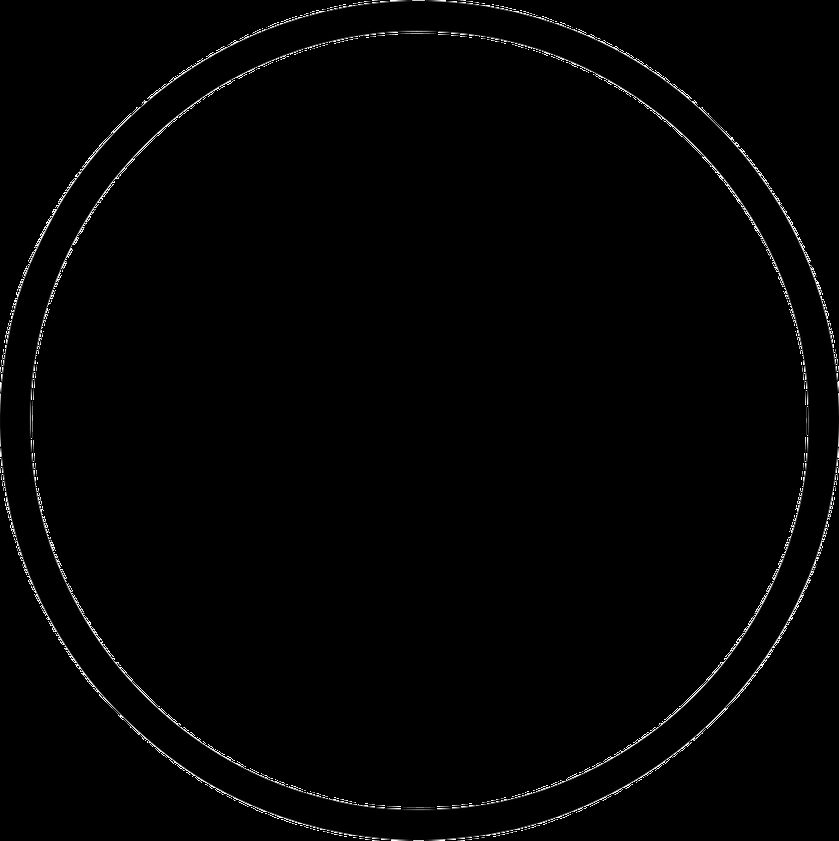
#> input picture computer_vision/shape_detection_opencv/model/images/train/c_1.png, 839 x 841 px, shrunk from 980 x 982 before the run; its folder holds only this picture in this run
$ python '4 - create annotations.py'
#> lines starting #> are read from the running program, lines starting #| are printed output that depends on the picture; after the words box and inside, x2 and y2 are one past the last pixel; in counts of white or black regions, pixels touching at a corner belong together
import cv2
import numpy as np
import os

def detect_and_create_annotations(image_path, output_dir, class_index=0):
    # Carregar a imagem
#> called with image_path = 'model/images/train/c_1.png', output_dir = 'model/annotations', class_index = 0
    img = cv2.imread(image_path)
#> img is the input picture: shape (841, 839, 3); min 0, max 255, mean 3
    gray = cv2.cvtColor(img, cv2.COLOR_BGR2GRAY)

    # Detecção de círculos com a Transformada de Hough
    circles = cv2.HoughCircles(
        gray,
        cv2.HOUGH_GRADIENT, dp=1.2, minDist=50,
        param1=50, param2=30, minRadius=20, maxRadius=50
    )
#> circles = None

    # Detecção de quadrados usando contornos
    squares = detect_squares(img)

    annotations_created = False

    # Verificar se círculos foram encontrados
    if circles is not None:
        circles = np.round(circles[0, :]).astype("int")

        # Criar o arquivo de anotação para círculos
        annotation_file = os.path.join(output_dir, os.path.basename(image_path).replace('.png', '.txt'))

        with open(annotation_file, 'w') as file:
            for (x, y, r) in circles:
                # Normalizar as coordenadas para o formato YOLO
                height, width, _ = img.shape
                x_center = x / width
                y_center = y / height
                circle_width = r * 2 / width  # largura da caixa (2 vezes o raio)
                circle_height = r * 2 / height  # altura da caixa (2 vezes o raio)

                # Salvar as anotações no formato YOLO (classe, x_center, y_center, width, height)
                file.write(f"{class_index} {x_center} {y_center} {circle_width} {circle_height}\n")

                # Desenhar o círculo na imagem
                cv2.circle(img, (x, y), r, (0, 255, 0), 4)

        annotations_created = True
        print(f"Anotações para círculos em {image_path} salvas em {annotation_file}")

    # Verificar se quadrados foram encontrados
    if squares:
        # Criar o arquivo de anotação para quadrados
        annotation_file = os.path.join(output_dir, os.path.basename(image_path).replace('.png', '.txt'))

        with open(annotation_file, 'a') as file:
            for (x, y, w, h) in squares:
                # Normalizar as coordenadas para o formato YOLO
                height, width, _ = img.shape
                x_center = (x + w / 2) / width
                y_center = (y + h / 2) / height
                box_width = w / width
                box_height = h / height

                # Salvar as anotações no formato YOLO (classe, x_center, y_center, width, height)
                file.write(f"1 {x_center} {y_center} {box_width} {box_height}\n")

                # Desenhar o quadrado na imagem
                cv2.rectangle(img, (x, y), (x + w, y + h), (255, 0, 0), 4)

        annotations_created = True
        print(f"Anotações para quadrados em {image_path} salvas em {annotation_file}")

    # Se nenhuma anotação for criada, retornar False
    if not annotations_created:
        print(f"Nenhum círculo ou quadrado encontrado na imagem {image_path}")

    # Mostrar a imagem com os círculos e quadrados desenhados
    cv2.imshow("Image with Annotations", img)
    cv2.waitKey(0)
    cv2.destroyAllWindows()

def detect_squares(img):
    """
    Detecta quadrados na imagem.
    Retorna uma lista de quadrados encontrados como (x, y, largura, altura).
    """
    squares = []
    # Converter para escala de cinza
    gray = cv2.cvtColor(img, cv2.COLOR_BGR2GRAY)

    # Aplicar o Canny para detecção de bordas
    edges = cv2.Canny(gray, 50, 150, apertureSize=3)
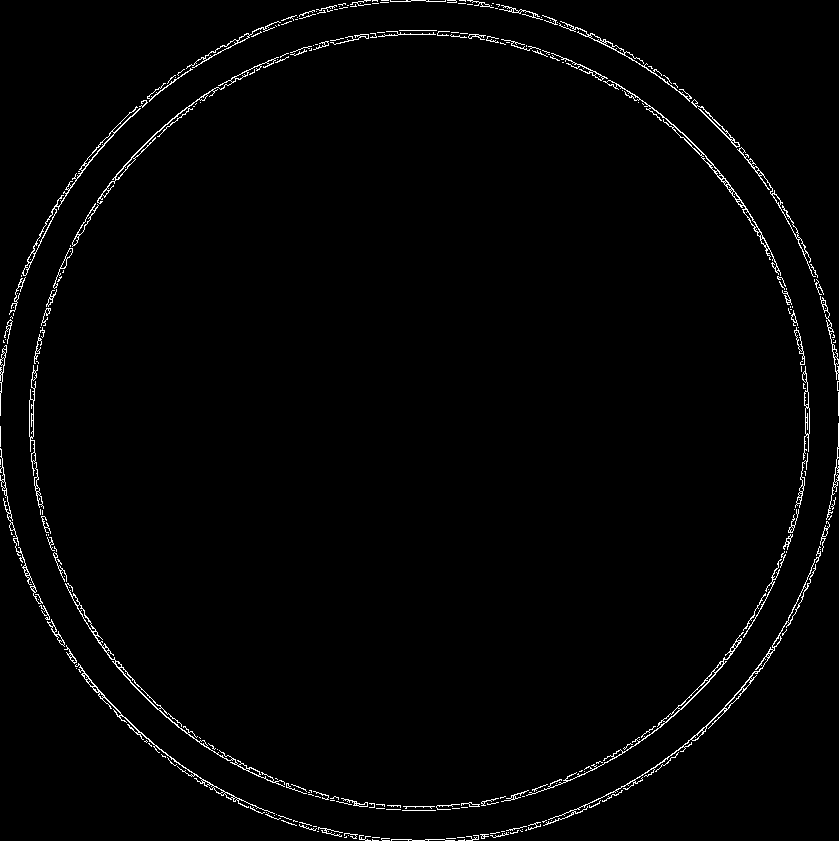
#> edges: shape (841, 839); 1.7% white in thin lines or dots

    # Encontrar os contornos
    contours, _ = cv2.findContours(edges, cv2.RETR_LIST, cv2.CHAIN_APPROX_SIMPLE)
#> contours = 514 contours, 400 with area under 20; largest, box (x1, y1, x2, y2) and area: (603, 80, 781, 276) 692, (65, 583, 285, 787) 636, (543, 546, 821, 826) 596, (22, 106, 141, 276) 540, (526, 632, 744, 796) 476

    for contour in contours:
        # Aproximar o contorno
        epsilon = 0.04 * cv2.arcLength(contour, True)
        approx = cv2.approxPolyDP(contour, epsilon, True)

        # Se o contorno tiver 4 lados e for um quadrado (ângulos próximos de 90 graus)
        if len(approx) == 4 and cv2.isContourConvex(approx):
            (x, y, w, h) = cv2.boundingRect(approx)
            aspect_ratio = w / h

            # Considera-se quadrado se a razão de aspecto for aproximadamente 1
            if 0.8 < aspect_ratio < 1.2:
                squares.append((x, y, w, h))
#> this loop made 514 passes
#> (epsilon, approx, x, y, w, h, aspect_ratio) on passes 10, 26, 40, 54: (0.226, [[482, 835], [483, 834], [484, 835], [483, 836]], 482, 834, 3, 3, 1), (0.226, [[325, 829], [326, 828], [327, 829], [326, 830]], 325, 828, 3, 3, 1), (0.226, [[571, 813], [572, 812], [573, 813], [572, 814]], 571, 812, 3, 3, 1), (0.226, [[354, 804], [355, 803], [356, 804], [355, 805]], 354, 803, 3, 3, 1)
#> (epsilon, x, y, w, h, aspect_ratio) on passes 61, 77, 79, 84, 88, 94: (0.226, 354, 801, 3, 3, 1), (0.942, 224, 792, 10, 7, 1.43), (0.533, 220, 791, 6, 5, 1.2), (1.06, 213, 786, 11, 8, 1.38), (0.226, 208, 783, 3, 3, 1), (0.226, 201, 779, 3, 3, 1)
#> after the loop, squares = 44 items, first 6: (482, 834, 3, 3), (325, 828, 3, 3), (571, 812, 3, 3), (354, 803, 3, 3), (354, 801, 3, 3), (208, 783, 3, 3)

    return squares

def process_images(input_dir, output_dir):
    # Inicializar contadores de círculos e quadrados
    circle_count = 0
    square_count = 0

    # Criar a pasta de saída se não existir
    os.makedirs(output_dir, exist_ok=True)

    # Listar todas as imagens na pasta de entrada
    for filename in os.listdir(input_dir):
        image_path = os.path.join(input_dir, filename)

        # Verificar se o arquivo é uma imagem e se começa com 'c_' ou 'q_'
        if filename.endswith('.png'):
            if filename.startswith('c_'):
                # Gerar anotações para círculos
                detect_and_create_annotations(image_path, output_dir, class_index=0)
#> the loop in detect_and_create_annotations, `for (x, y, w, h) in squares:` made 44 passes
#> (x, y, w, h, x_center, y_center, box_width, box_height) on passes 1 to 12: (482, 834, 3, 3, 0.576, 0.993, 0.00358, 0.00357), (325, 828, 3, 3, 0.389, 0.986, 0.00358, 0.00357), (571, 812, 3, 3, 0.682, 0.967, 0.00358, 0.00357), (354, 803, 3, 3, 0.424, 0.957, 0.00358, 0.00357), (354, 801, 3, 3, 0.424, 0.954, 0.00358, 0.00357), (208, 783, 3, 3, 0.25, 0.933, 0.00358, 0.00357), (201, 779, 3, 3, 0.241, 0.928, 0.00358, 0.00357), (190, 774, 3, 3, 0.228, 0.922, 0.00358, 0.00357), (231, 758, 3, 3, 0.277, 0.903, 0.00358, 0.00357), (613, 749, 10, 9, 0.737, 0.896, 0.0119, 0.0107), (623, 747, 3, 3, 0.744, 0.89, 0.00358, 0.00357), (145, 740, 3, 3, 0.175, 0.882, 0.00358, 0.00357)
#> after the loop in detect_and_create_annotations, `for (x, y, w, h) in squares:`:
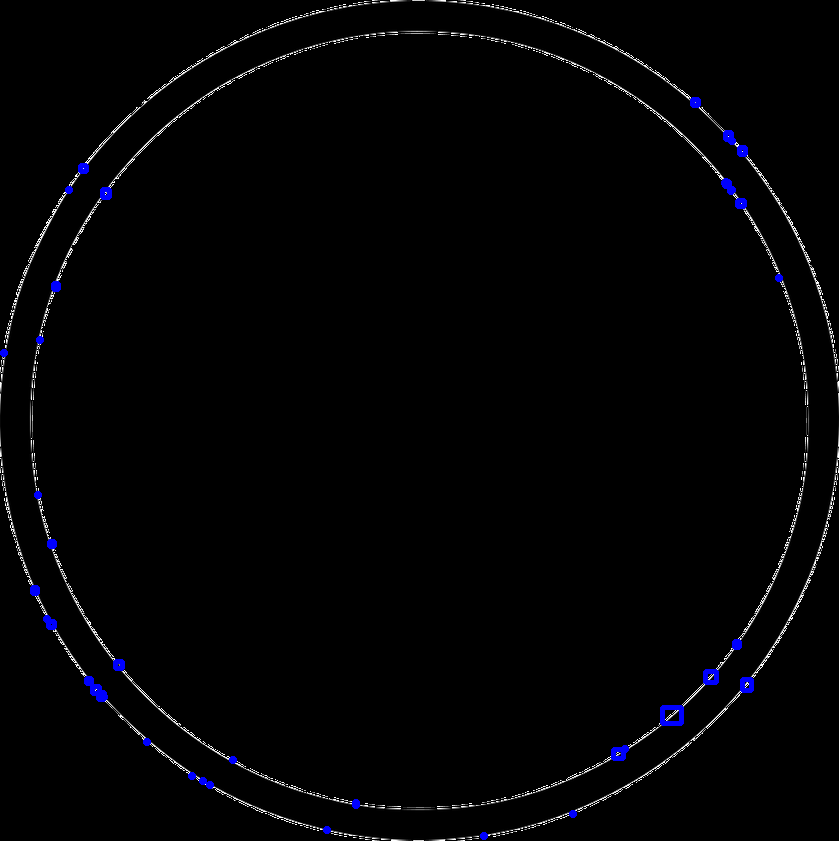
#> img: shape (841, 839, 3); 0.5% of pixels changed, all inside (x1, y1, x2, y2) = (0, 97, 783, 840)
                circle_count += 1
            elif filename.startswith('q_'):
                # Gerar anotações para quadrados
                detect_and_create_annotations(image_path, output_dir, class_index=1)
                square_count += 1

    # Exibir contagem de círculos e quadrados
    print(f"Total de imagens de círculos (c_): {circle_count}")
    print(f"Total de imagens de quadrados (q_): {square_count}")

# Caminhos de entrada e saída
input_dir = "model/images/train"  # Caminho da pasta com as imagens
output_dir = "model/annotations"  # Caminho da pasta de anotações

# Processar as imagens e gerar as anotações
process_images(input_dir, output_dir)
